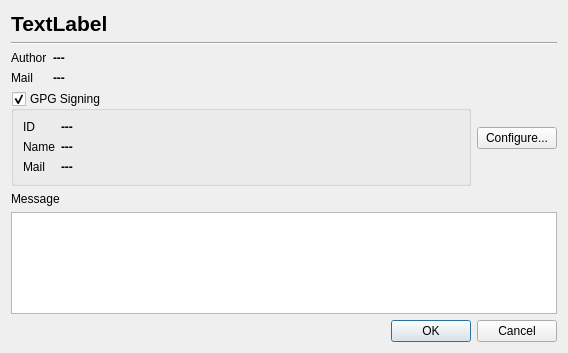
<?xml version="1.0" encoding="UTF-8"?>
<ui version="4.0">
 <class>CommitDialog</class>
 <widget class="QDialog" name="CommitDialog">
  <property name="geometry">
   <rect>
    <x>0</x>
    <y>0</y>
    <width>568</width>
    <height>353</height>
   </rect>
  </property>
  <property name="windowTitle">
   <string>Commit</string>
  </property>
  <layout class="QVBoxLayout" name="verticalLayout_2">
   <item>
    <widget class="QLabel" name="label_reponame">
     <property name="font">
      <font>
       <pointsize>16</pointsize>
       <weight>75</weight>
       <bold>true</bold>
      </font>
     </property>
     <property name="text">
      <string>TextLabel</string>
     </property>
    </widget>
   </item>
   <item>
    <widget class="Line" name="line">
     <property name="orientation">
      <enum>Qt::Horizontal</enum>
     </property>
    </widget>
   </item>
   <item>
    <layout class="QFormLayout" name="formLayout_2">
     <item row="0" column="0">
      <widget class="QLabel" name="label_2">
       <property name="text">
        <string>Author</string>
       </property>
      </widget>
     </item>
     <item row="0" column="1">
      <widget class="QLabel" name="label_commit_author">
       <property name="font">
        <font>
         <weight>75</weight>
         <bold>true</bold>
        </font>
       </property>
       <property name="text">
        <string>---</string>
       </property>
      </widget>
     </item>
     <item row="1" column="0">
      <widget class="QLabel" name="label_3">
       <property name="text">
        <string>Mail</string>
       </property>
      </widget>
     </item>
     <item row="1" column="1">
      <widget class="QLabel" name="label_commit_mail">
       <property name="font">
        <font>
         <weight>75</weight>
         <bold>true</bold>
        </font>
       </property>
       <property name="text">
        <string>---</string>
       </property>
      </widget>
     </item>
    </layout>
   </item>
   <item>
    <layout class="QHBoxLayout" name="horizontalLayout_2">
     <item>
      <widget class="QGroupBox" name="groupBox_gpg_sign">
       <property name="sizePolicy">
        <sizepolicy hsizetype="Expanding" vsizetype="Preferred">
         <horstretch>0</horstretch>
         <verstretch>0</verstretch>
        </sizepolicy>
       </property>
       <property name="title">
        <string>GPG Signing</string>
       </property>
       <property name="checkable">
        <bool>true</bool>
       </property>
       <layout class="QFormLayout" name="formLayout">
        <item row="0" column="0">
         <widget class="QLabel" name="label_4">
          <property name="text">
           <string>ID</string>
          </property>
         </widget>
        </item>
        <item row="0" column="1">
         <widget class="QLabel" name="label_sign_id">
          <property name="font">
           <font>
            <weight>75</weight>
            <bold>true</bold>
           </font>
          </property>
          <property name="text">
           <string>---</string>
          </property>
         </widget>
        </item>
        <item row="1" column="0">
         <widget class="QLabel" name="label_5">
          <property name="text">
           <string>Name</string>
          </property>
         </widget>
        </item>
        <item row="1" column="1">
         <widget class="QLabel" name="label_sign_name">
          <property name="font">
           <font>
            <weight>75</weight>
            <bold>true</bold>
           </font>
          </property>
          <property name="text">
           <string>---</string>
          </property>
         </widget>
        </item>
        <item row="2" column="0">
         <widget class="QLabel" name="label_6">
          <property name="text">
           <string>Mail</string>
          </property>
         </widget>
        </item>
        <item row="2" column="1">
         <widget class="QLabel" name="label_sign_mail">
          <property name="font">
           <font>
            <weight>75</weight>
            <bold>true</bold>
           </font>
          </property>
          <property name="text">
           <string>---</string>
          </property>
         </widget>
        </item>
       </layout>
      </widget>
     </item>
     <item>
      <widget class="QPushButton" name="pushButton_config_signing">
       <property name="text">
        <string>Configure...</string>
       </property>
      </widget>
     </item>
    </layout>
   </item>
   <item>
    <widget class="QLabel" name="label">
     <property name="text">
      <string>Message</string>
     </property>
    </widget>
   </item>
   <item>
    <widget class="QPlainTextEdit" name="plainTextEdit"/>
   </item>
   <item>
    <layout class="QHBoxLayout" name="horizontalLayout">
     <item>
      <spacer name="horizontalSpacer">
       <property name="orientation">
        <enum>Qt::Horizontal</enum>
       </property>
       <property name="sizeHint" stdset="0">
        <size>
         <width>40</width>
         <height>20</height>
        </size>
       </property>
      </spacer>
     </item>
     <item>
      <widget class="QPushButton" name="pushButton">
       <property name="text">
        <string>OK</string>
       </property>
       <property name="default">
        <bool>true</bool>
       </property>
      </widget>
     </item>
     <item>
      <widget class="QPushButton" name="pushButton_2">
       <property name="text">
        <string>Cancel</string>
       </property>
      </widget>
     </item>
    </layout>
   </item>
  </layout>
 </widget>
 <resources/>
 <connections>
  <connection>
   <sender>pushButton</sender>
   <signal>clicked()</signal>
   <receiver>CommitDialog</receiver>
   <slot>accept()</slot>
   <hints>
    <hint type="sourcelabel">
     <x>398</x>
     <y>345</y>
    </hint>
    <hint type="destinationlabel">
     <x>370</x>
     <y>346</y>
    </hint>
   </hints>
  </connection>
  <connection>
   <sender>pushButton_2</sender>
   <signal>clicked()</signal>
   <receiver>CommitDialog</receiver>
   <slot>reject()</slot>
   <hints>
    <hint type="sourcelabel">
     <x>544</x>
     <y>344</y>
    </hint>
    <hint type="destinationlabel">
     <x>562</x>
     <y>342</y>
    </hint>
   </hints>
  </connection>
 </connections>
</ui>
